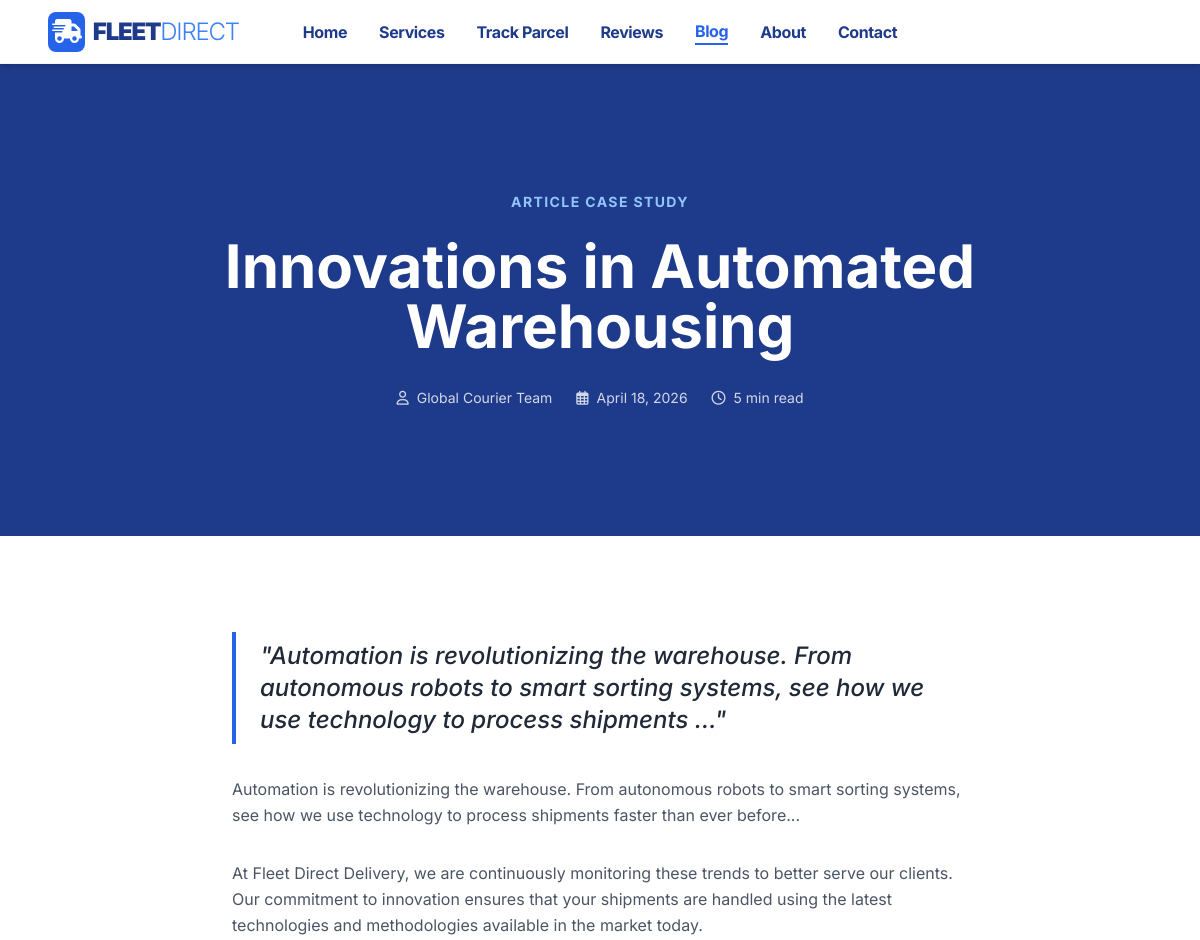
Before: /blog/innovations-in-automated-warehousing/ (upper part) with the older database file.
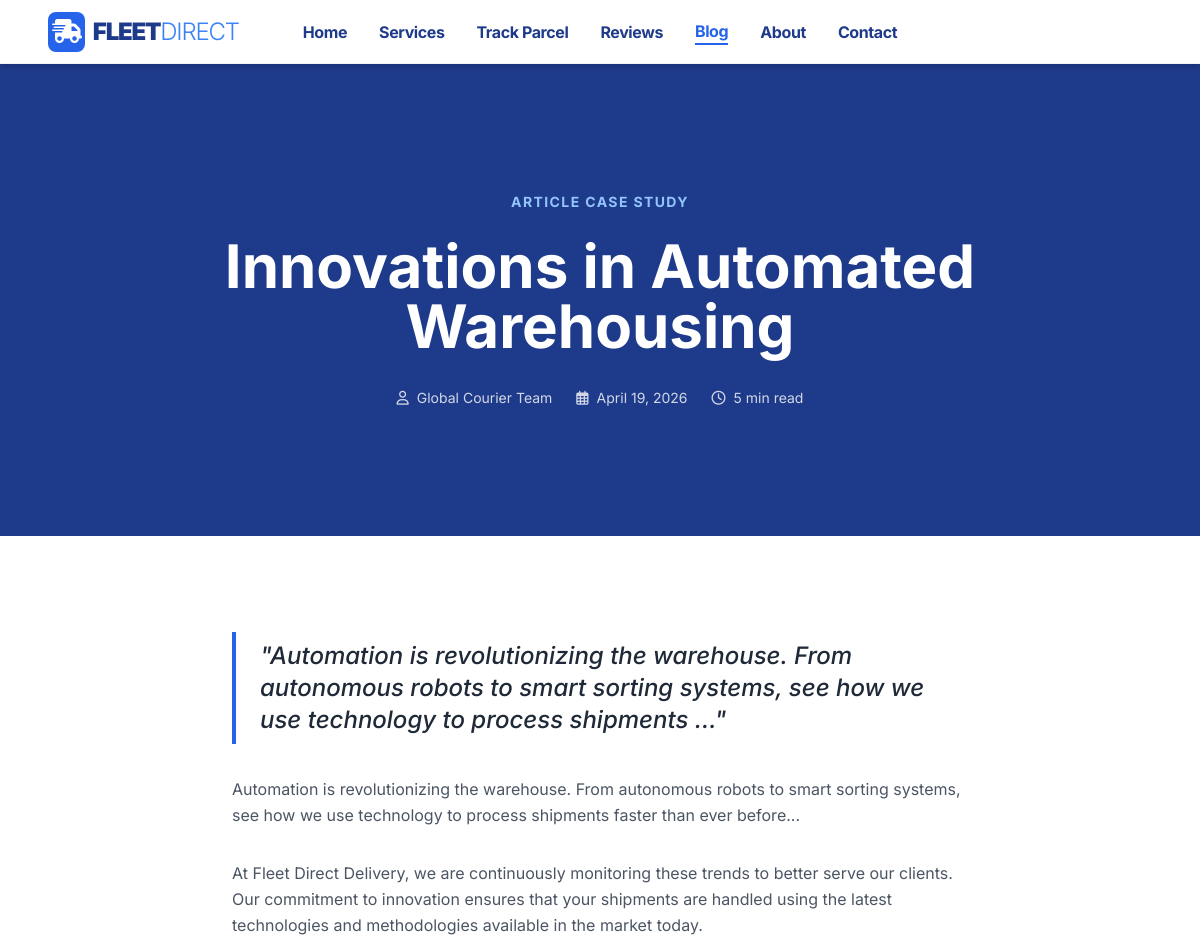
After: the same page with the newer database file.
### core/models.py (models this page shows, shortened)
class BlogPost(models.Model):
    title = models.CharField(max_length=255)
    slug = models.SlugField(unique=True)
    author = models.CharField(max_length=100, default="Admin")
    content = models.TextField()
    image = models.ImageField(upload_to='blog/', blank=True, null=True)
    created_at = models.DateTimeField(auto_now_add=True)
    updated_at = models.DateTimeField(auto_now=True)
    class Meta:
        ordering = ['-created_at']

### core/views.py (the view)
# urls.py: path('blog/<slug:slug>/', views.blog_detail, name='blog_detail'),
def blog_detail(request, slug):
    post = get_object_or_404(BlogPost, slug=slug)
    return render(request, 'core/blog_detail.html', {'post': post})

### templates/core/blog_detail.html (shortened to what this page needs)
{% extends 'base.html' %}
{% block content %}
<article class="bg-white">
    <div class="bg-blue-900 py-32 text-center text-white px-4">
        <div class="container mx-auto max-w-4xl">
            <div class="text-blue-300 font-bold uppercase tracking-widest text-sm mb-6">Article Case Study</div>
            <h1 class="text-4xl md:text-6xl font-bold mb-8 leading-tight">{{ post.title }}</h1>
            <div class="flex items-center justify-center gap-6 text-sm opacity-80">
                <span class="flex items-center gap-2"><i class="far fa-user"></i> {{ post.author }}</span>
                <span class="flex items-center gap-2"><i class="far fa-calendar-alt"></i> {{ post.created_at|date:"F d, Y" }}</span>
                <span class="flex items-center gap-2"><i class="far fa-clock"></i> 5 min read</span>
            </div>
        </div>
    </div>
    <div class="container mx-auto max-w-3xl px-4 py-24">
        <div class="prose prose-lg max-w-none text-gray-600 leading-relaxed space-y-8">
            <p class="text-2xl text-gray-800 font-medium italic border-l-4 border-blue-600 pl-6 py-2">
                "{{ post.content|truncatewords:20 }}"
            </p>
            <p>{{ post.content }}</p>
            <p>At Fleet Direct Delivery, we are continuously monitoring these trends to better serve our clients. Our
                commitment to innovation ensures that your shipments are handled using the latest technologies and
                methodologies available in the market today.</p>
        </div>
    </div>
</article>
{% endblock %}

Changed rows visible on the page:
changed BlogPost "Innovations in Automated Warehousing": created_at "April 18, 2026" → "April 19, 2026"
